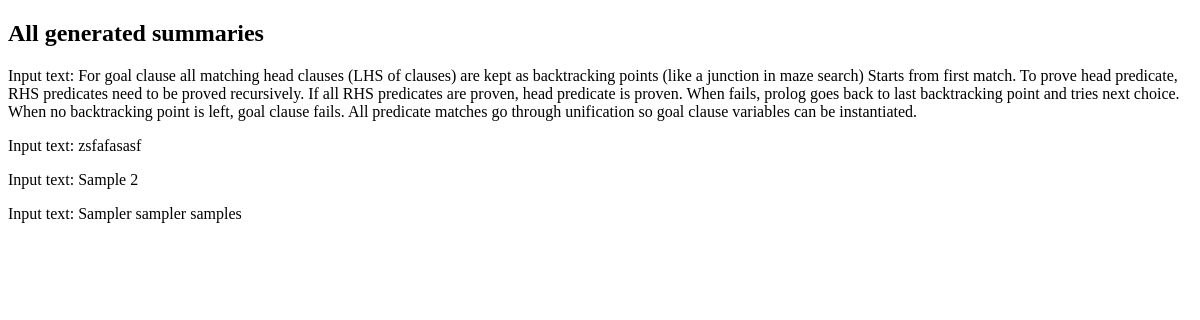
The page /summary_list/ on the database as committed earlier.
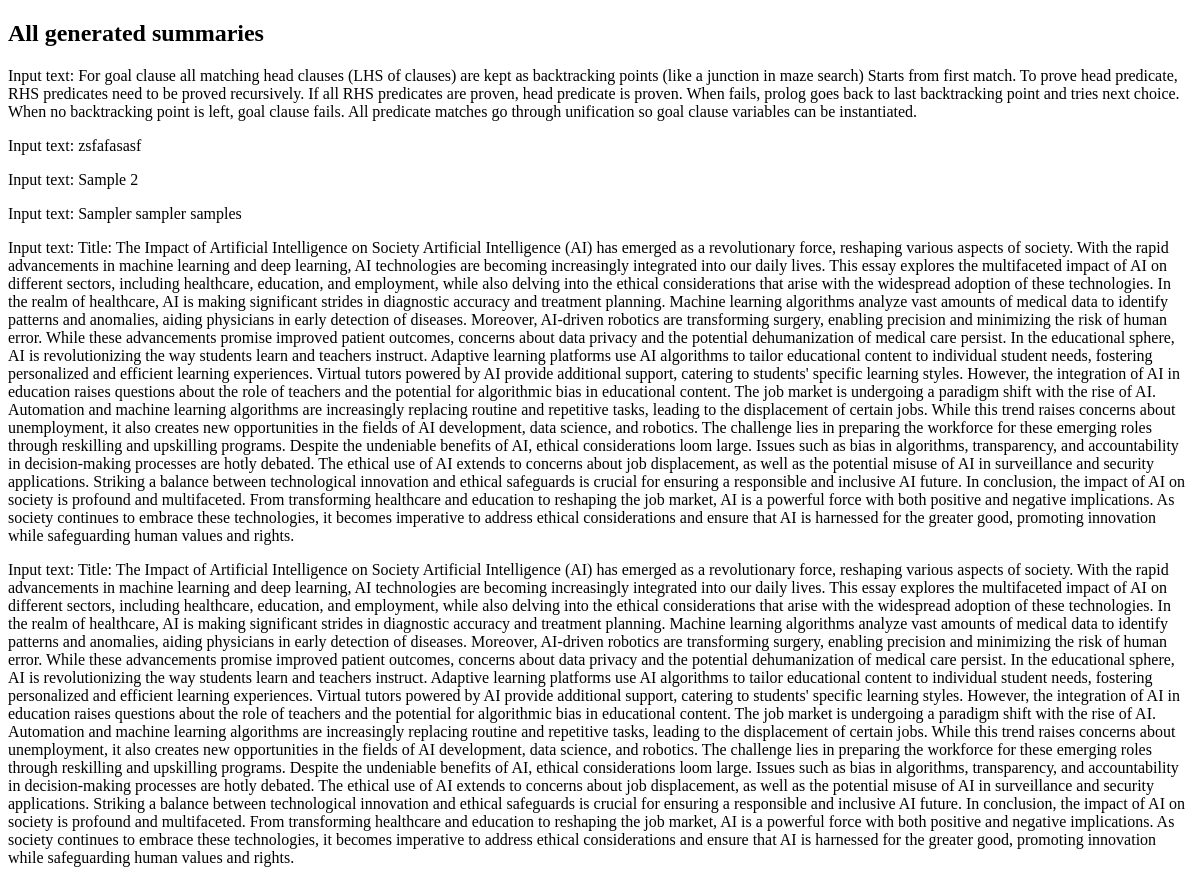
The same page on the database as committed later.
### core/models.py (models this page shows)
class Summary(models.Model):
    input_text = models.TextField()
    input_file = models.FileField(upload_to="files/input/", default=None, blank=True)
    generated_text = models.TextField(blank=True)
    generated_file = models.FileField( upload_to="files/generated/",default=None,blank=True )
    created_at = models.DateTimeField(auto_now_add=True)
    class Meta:
        verbose_name_plural = "Summaries"

### core/views.py (the view)
# urls.py: path("summary_list/", summary_list, name="summary_list"),
def summary_list(request):
    summaries = Summary.objects.all()
    return render(request, 'core/list.html', {'summaries': summaries})

### core/templates/core/list.html (shortened to what this page needs)
<!DOCTYPE html>
<html lang="en">
<head>
</head>
<body>
    <h2>All generated summaries</h2>
    {% for summary in summaries %}
    <p>Input text: {{summary.input_text}}</p>
    {% endfor %}
</body>
</html>

Rows that differ between the two databases and show on the page:
added Summary: input_text "Title: The Impact of Artificial Intelligence on Society Artificial Intelligence (AI) has emerged as a revolutionary force, reshaping various aspects of society. With the rapid advancements in machine learning and deep learning, AI technologies are becoming increasingly integrated into our daily lives. This essay explores the multifaceted impact of AI on different sectors, including healthcare, education, and employment, while also delving into the ethical considerations that arise with the widespread adoption of these technologies. In the realm of healthcare, AI is making significant strides in diagnostic accuracy and treatment planning. Machine learning algorithms analyze vast amounts of…"
added Summary: input_text "Title: The Impact of Artificial Intelligence on Society Artificial Intelligence (AI) has emerged as a revolutionary force, reshaping various aspects of society. With the rapid advancements in machine learning and deep learning, AI technologies are becoming increasingly integrated into our daily lives. This essay explores the multifaceted impact of AI on different sectors, including healthcare, education, and employment, while also delving into the ethical considerations that arise with the widespread adoption of these technologies. In the realm of healthcare, AI is making significant strides in diagnostic accuracy and treatment planning. Machine learning algorithms analyze vast amounts of…"
